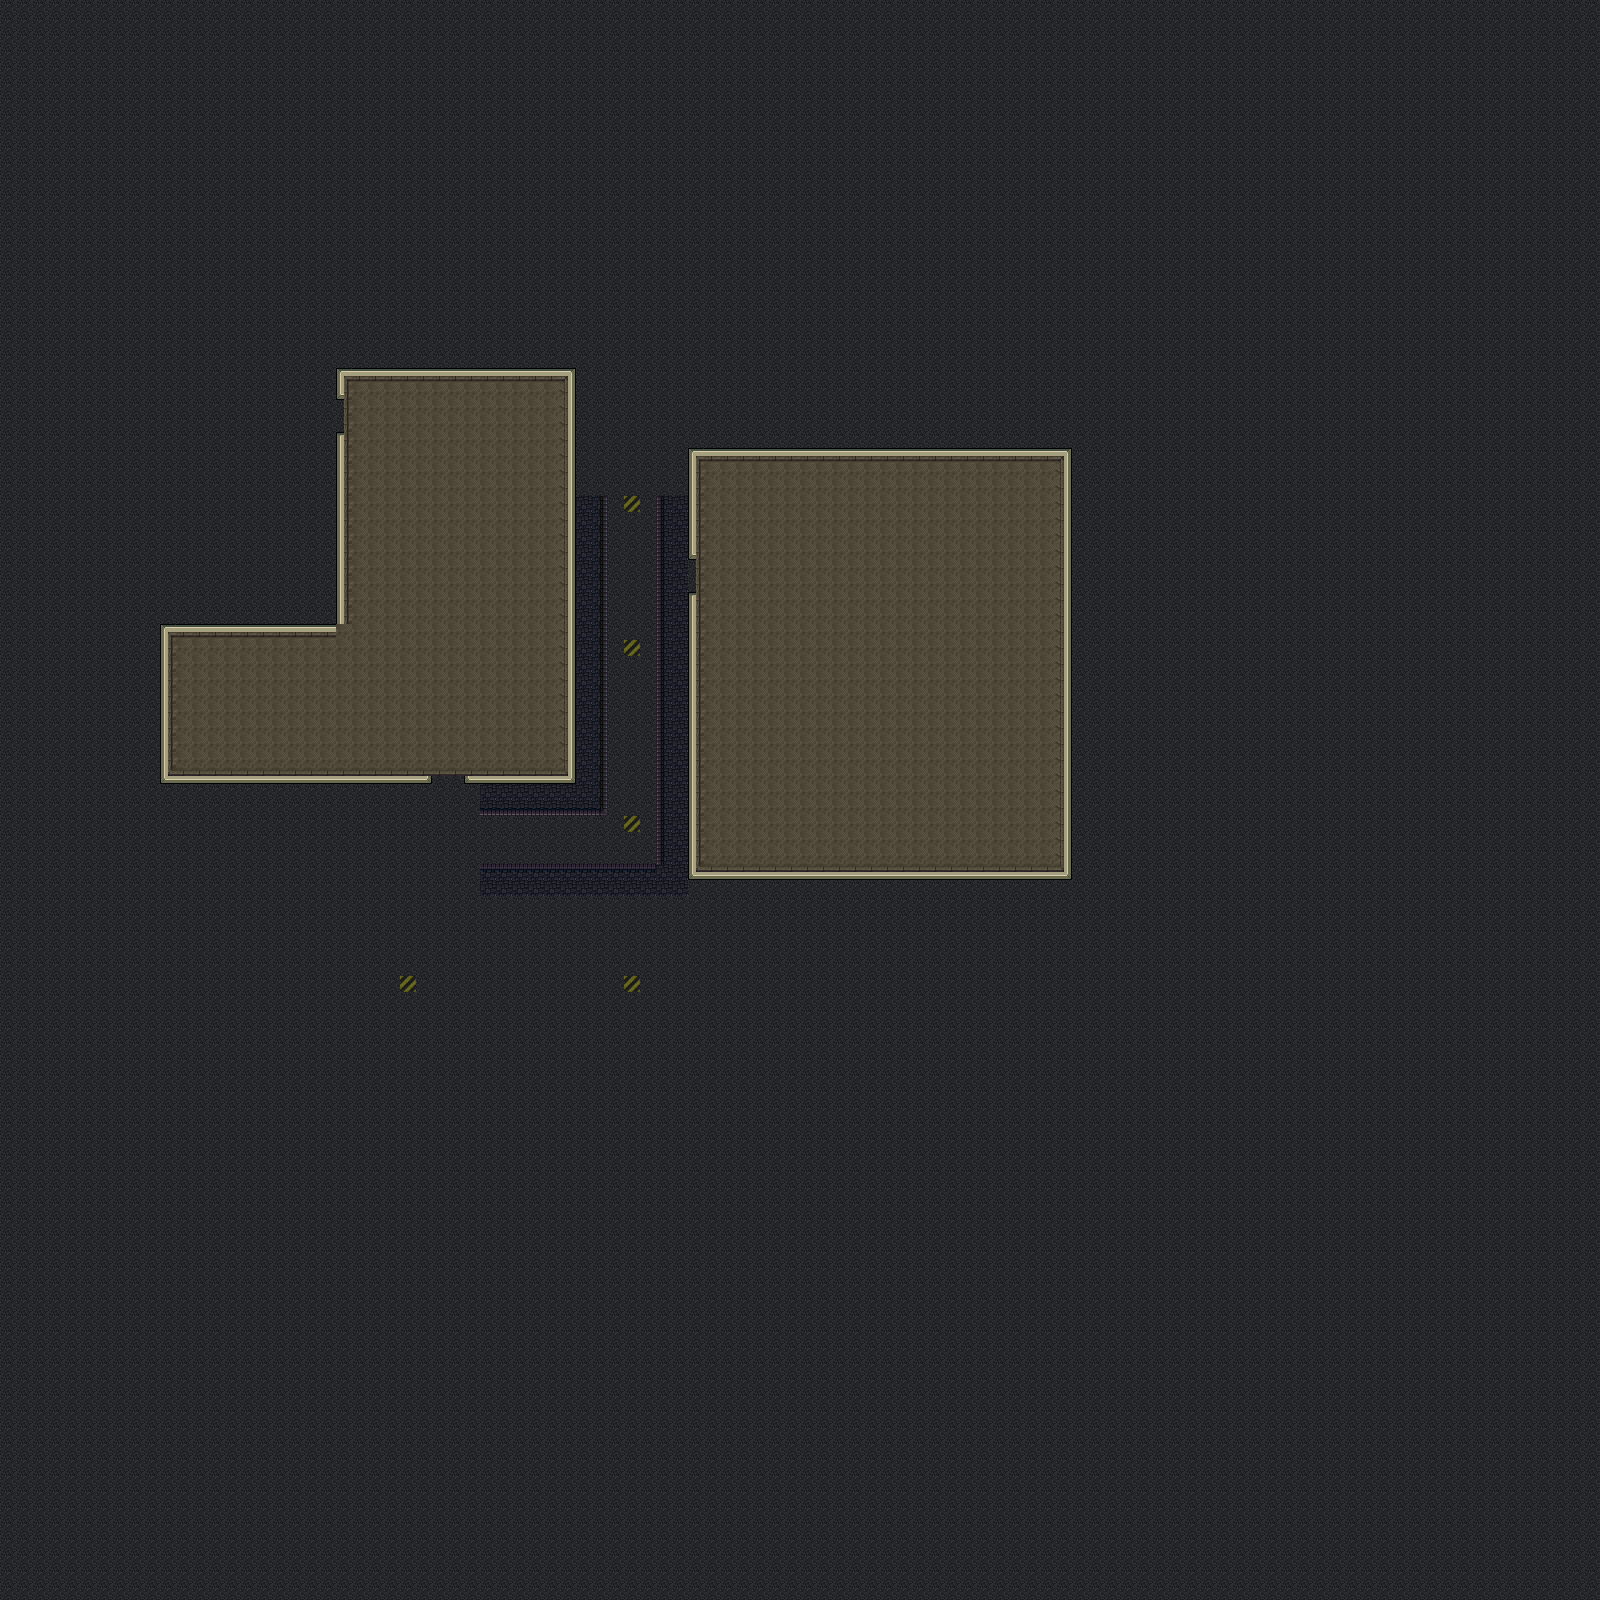

A level layout from a 2D game, rendered from its tile map. Below: a short description, then the map file with tile-grid data replaced by summaries:
An orthogonal 100x100 tile map with 16x16 px tiles, 6 tile layers (Floor, HWall, Wall, Ceiling, ...), 2 tilesets.

<map version="1.0" orientation="orthogonal" renderorder="right-down" width="100" height="100" tilewidth="16" tileheight="16" nextobjectid="1">
 <tileset firstgid="1" name="meta16" tilewidth="16" tileheight="16" tilecount="10" columns="10">
  <image source="meta16.png" width="160" height="16" />
 </tileset>
 <tileset firstgid="11" name="tilesetnew16" tilewidth="16" tileheight="16" tilecount="480" columns="30">
  <image source="tilesetnew16.png" width="480" height="256" />
 </tileset>
 <layer name="Floor" width="100" height="100">
  <data>[10000 cells, 10000 non-empty, 17 distinct tile ids]</data>
 </layer>
 <layer name="HWall" width="100" height="100">
  <data>[10000 cells, 0 non-empty, 0 distinct tile ids]</data>
 </layer>
 <layer name="Wall" width="100" height="100">
  <data>[10000 cells, 251 non-empty, 17 distinct tile ids]</data>
 </layer>
 <layer name="Ceiling" width="100" height="100">
  <data>[10000 cells, 1148 non-empty, 12 distinct tile ids]</data>
 </layer>
 <layer name="Meta" width="100" height="100">
  <data>[10000 cells, 0 non-empty, 0 distinct tile ids]</data>
 </layer>
 <layer name="Spawn" width="100" height="100">
  <data>[10000 cells, 5 non-empty, 1 distinct tile ids]</data>
 </layer>
</map>
